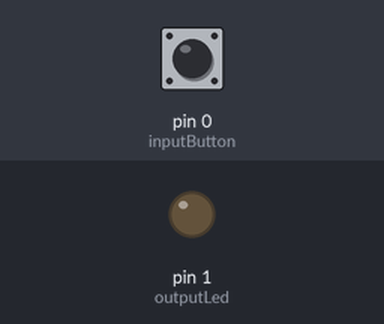
Simulated run of this sketch. Board: Arduino Uno, built with avr-gcc and run on an emulated ATmega328P. Parts: output pins drawn as LEDs (lit = HIGH). The inputs (shaded band) are chosen by the test bench; at power-on: pin 0 (inputButton) HIGH.

Above: at 1.2 s.
1.3 s: pin 0 (inputButton) pulled LOW for 0.15 s
At 1.37 s:
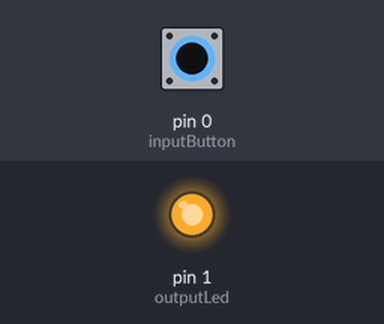
2.9 s: pin 0 (inputButton) pulled LOW for 3.2 s
At 7.0 s:
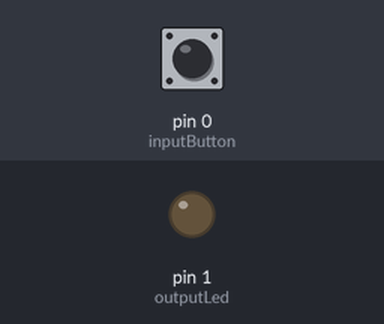
Timing chart, 0 to 8.5 s (numbered marks = the images above; inputs shaded):
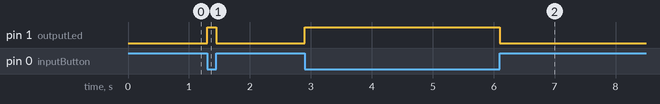

Measured:
- after the input at 1.3 s, pin 1 (outputLed): LOW → HIGH at once, → LOW 0.15 s later
- after the input at 2.9 s, pin 1 (outputLed): LOW → HIGH at once, → LOW 3.2 s later

The sketch:

led-button.ino
```cpp
const int inputButton = 0;
const int outputLed = 1;

void setup() {
  pinMode (inputButton, INPUT);
  pinMode(outputLed, OUTPUT);
}

void loop(){
  if (digitalRead(inputButton) == 0){
    digitalWrite(outputLed,1);
  } else {
    digitalWrite(outputLed,0);
  }
}
```
